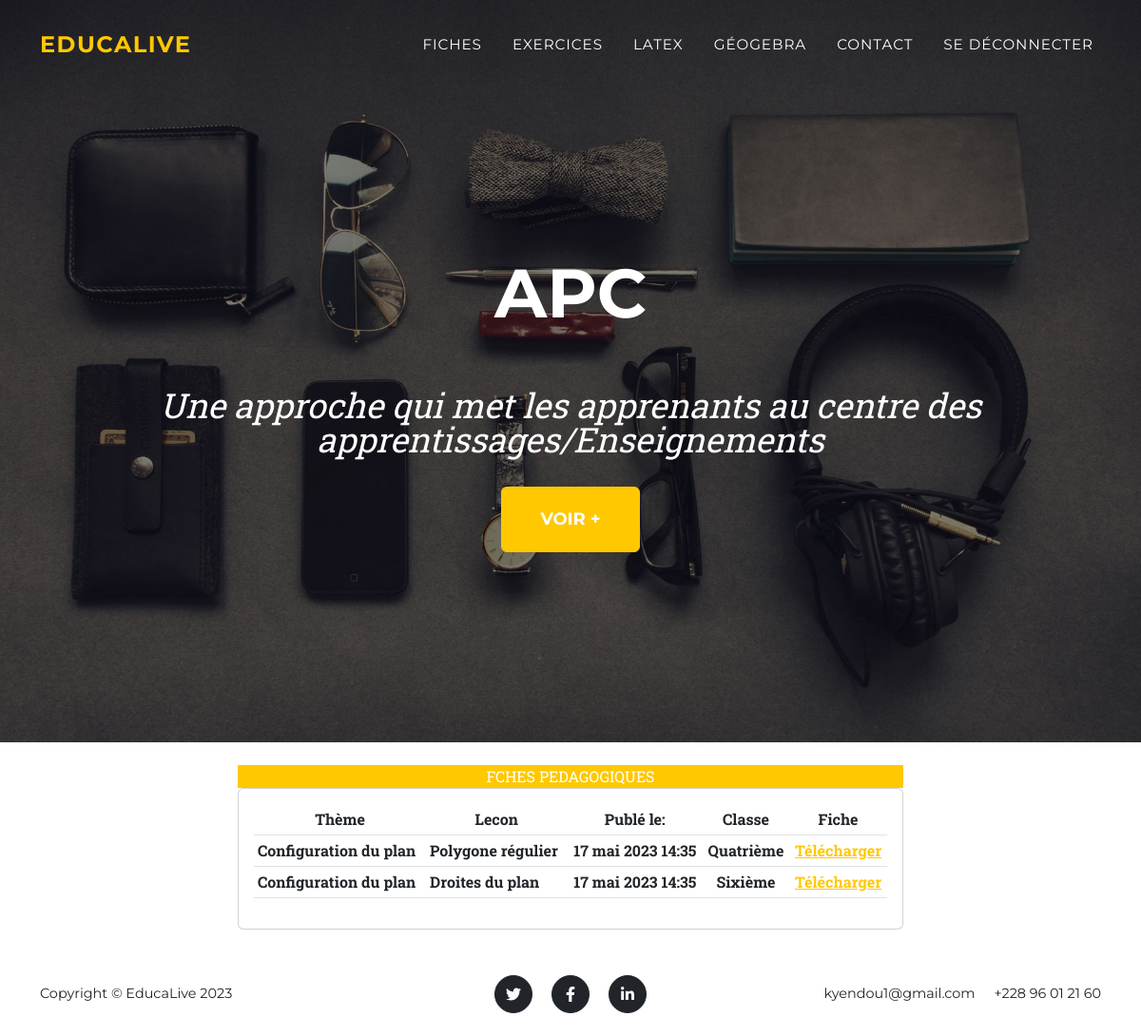
Screenshot of /fiches/fiches (signed in) with the database file from the repository.
### Fiche/models.py (models this page shows, shortened)
class Fiches(models.Model):
    CLASSES=(('Sixième','Sixième'),
             ('Cinquième','Cinquième'),
             ('Quatrième','Quatrième'),
             ('Troisième','Troisième'))
    THEME=(('Calcul numerique','Calcul numérique'),
             ('Application du plan','Application du plan'),
             ('Configuration du plan','Configuration du plan'),
             ('Organisation de données','Organisation de données'))
    lecon=models.CharField(max_length=200,null=True)
    theme=models.CharField(max_length=200,null=True,choices=THEME)
    niveau=models.CharField(max_length=200,null=True,choices=CLASSES)
    fiche=models.FileField(upload_to='fiches/')
    date_creation=models.DateTimeField(auto_now_add=True,null=True)

### Fiche/views.py (the view)
# urls.py: path('fiches',views.Fich, name='fiches'),
@login_required(login_url='acces')
def Fich(request):
    fiches=Fiches.objects.all()
    context={'fiches':fiches}
    return render(request,'Fiches/fiches.html',context)

### compte/templates/Fiches/fiches.html
{% extends 'blog/navfoot.html'%}
  {% block content %}
    <div class="col-md-7 mt-4 mb-4" style=" margin: 0 auto; text-align: left;text-align: center;">
        <div class="card-header text-white bg-primary ">
            FCHES PEDAGOGIQUES
        </div>
        <div class="card card-body">
            <table class="table table-sm">
                <tr>
                    <th>Thème</th>
                    <th>Lecon</th>
                    <th>Publé le:</th>
                    <th>Classe</th>
                    <th>Fiche</th>
                </tr>
                {% for fiche in fiches %}
                    <tr>
                    <th style="text-align: left;">{{fiche.theme}}</th>
                    <th style="text-align: left;">{{fiche.lecon}}</th>
                    <th>{{fiche.date_creation}}</th>
                    <th>{{fiche.niveau}}</th>
                    <th><a href="{% url 'telecharge_fiche' fiche.id %}">Télécharger</a></th>
                    </tr>
                {% endfor %}
            </table>
        </div>
    </div>
  {% endblock %}

### rows the page displays
Fiches: theme "Configuration du plan", lecon "Polygone régulier", date_creation "17 mai 2023 14:35", niveau "Quatrième"
Fiches: theme "Configuration du plan", lecon "Droites du plan", date_creation "17 mai 2023 14:35", niveau "Sixième"
